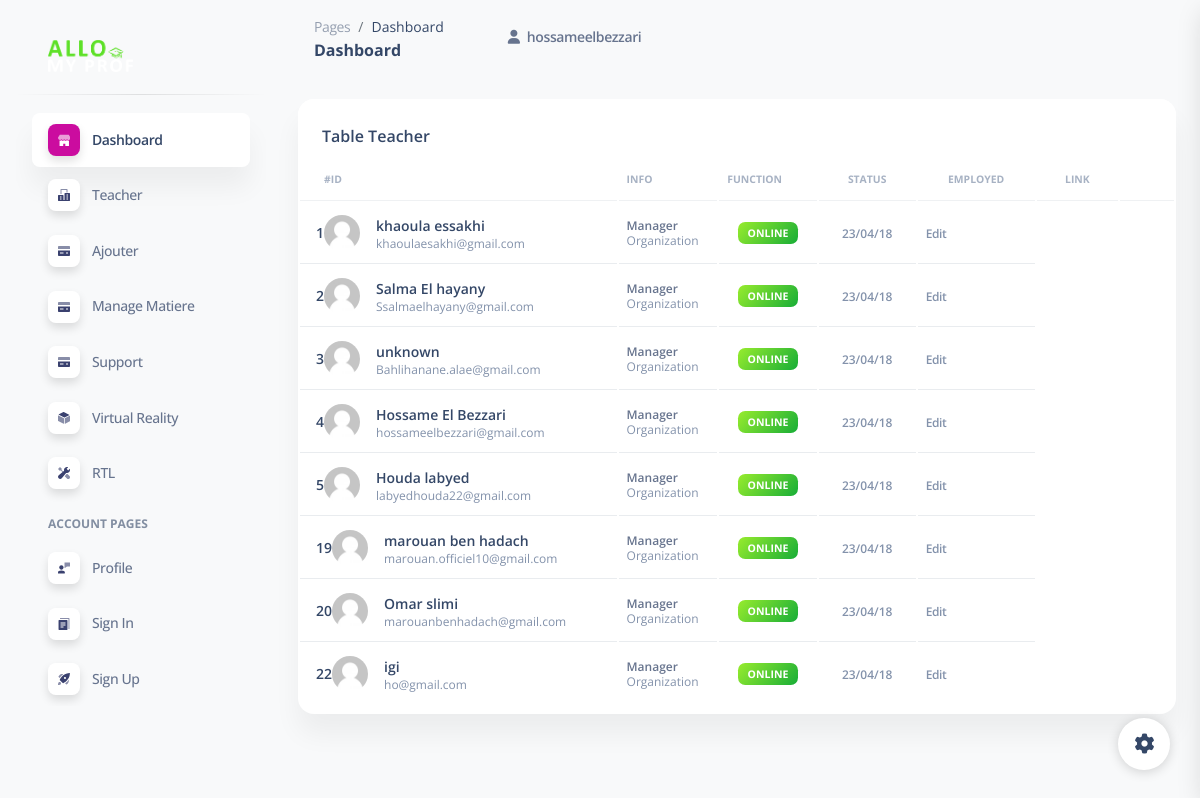
/Ajouter.php (signed in), run on the app's committed database.
### tables this page shows
CREATE TABLE `teacher` (
  `id_teacher` int(11) NOT NULL,
  `email` varchar(200) NOT NULL,
  `password` varchar(200) NOT NULL,
  `date` date NOT NULL DEFAULT current_timestamp(),
  `time` time NOT NULL DEFAULT current_timestamp(),
  `id_ville` int(11) DEFAULT NULL,
  `id_country` int(11) DEFAULT NULL,
  `xs` text NOT NULL
);

CREATE TABLE `infoteacher` (
  `id_teacher` int(11) NOT NULL,
  `fullname` varchar(200) NOT NULL,
  `description` varchar(200) NOT NULL,
  `price` double NOT NULL,
  `tel` varchar(100) NOT NULL
);

### class/function/admin.php (called while the page is built, shortened)
<?php
    function GetAdmin($id){
        include 'configure/database.php';
        $select = $database->prepare("SELECT * FROM admin WHERE id_admin = '$id'");
        $select->execute();
        return $select->fetch();
    }
?>

### class/function/teacher.php (called while the page is built, shortened)
<?php
    function GetInfoTeacher($id){
        include 'configure/database.php';
        $select = $database->prepare("SELECT * FROM infoteacher WHERE id_teacher = '$id'");
        $select->execute();
        return $select->fetch();
    }
    function GetAccountTeacher(){
        include 'configure/database.php';
        $select = $database->prepare("SELECT * FROM teacher");
        $select->execute();
        return $select->fetchAll();
    }
?>

### Ajouter.php (the view, shortened to what this page needs)
<!DOCTYPE html>
<html lang="en">
<head>
  <link href="dashboard/assets/css/nucleo-icons.css" rel="stylesheet" />
  <link href="dashboard/assets/css/nucleo-svg.css" rel="stylesheet" />
  <link href="dashboard/assets/css/nucleo-svg.css" rel="stylesheet" />
  <link id="pagestyle" href="dashboard/assets/css/soft-ui-dashboard.css?v=1.0.4" rel="stylesheet" />
</head>
<body class="g-sidenav-show  bg-gray-100">
  <?php include 'dashboard/includes/elements/sidebar.php';?>
  <main class="main-content position-relative max-height-vh-100 h-100 border-radius-lg ">
  <?php include 'dashboard/includes/elements/navbare.php';?>
    <div class="container-fluid py-4">
      <div class="row">
        <div class="col-12">
          <div class="card mb-4">
            <div class="card-header pb-0">
              <h6>Table Teacher</h6>
            </div>
            <div class="card-body px-0 pt-0 pb-2">
              <div class="table-responsive p-0">
                <table class="table align-items-center mb-0">
                  <thead>
                    <tr>
                      <th class="text-uppercase text-secondary text-xxs font-weight-bolder opacity-7">#Id</th>
                      <th class="text-uppercase text-secondary text-xxs font-weight-bolder opacity-7 ps-2">Info</th>
                      <th class="text-uppercase text-secondary text-xxs font-weight-bolder opacity-7 ps-2">Function</th>
                      <th class="text-center text-uppercase text-secondary text-xxs font-weight-bolder opacity-7">Status</th>
                      <th class="text-center text-uppercase text-secondary text-xxs font-weight-bolder opacity-7">Employed</th>
                      <th class="text-center text-uppercase text-secondary text-xxs font-weight-bolder opacity-7">Link</th>
                      <th class="text-secondary opacity-7"></th>
                    </tr>
                  </thead>
                  <tbody>
                    <?php
                        foreach(GetAccountTeacher() as $Info){ ?>
                    <tr>
                      <td>
                        <div class="d-flex px-2 py-1">
                        <div class="d-flex flex-column justify-content-center">
                            <h6 class="mb-0 text-sm"><?php echo $Info['id_teacher'];?></h6>
                          </div>
                          <div>
                            <img src="assets\upload\images\imagesAno.png" class="avatar avatar-sm me-3" alt="user1">
                          </div>
                          <div class="d-flex flex-column justify-content-center">
                            <h6 class="mb-0 text-sm"><?php if(!empty(GetInfoTeacher($Info['id_teacher'])['fullname'])){ echo GetInfoTeacher($Info['id_teacher'])['fullname'];}else{echo 'unknown';} ?></h6>
                            <p class="text-xs text-secondary mb-0"><?php echo $Info['email'];?></p>
                          </div>
                        </div>
                      </td>
                      <td>
                        <p class="text-xs font-weight-bold mb-0">Manager</p>
                        <p class="text-xs text-secondary mb-0">Organization</p>
                      </td>
                      <td class="align-middle text-center text-sm">
                        <span class="badge badge-sm bg-gradient-success">Online</span>
                      </td>
                      <td class="align-middle text-center">
                        <span class="text-secondary text-xs font-weight-bold">23/04/18</span>
                      </td>
                      <td class="align-middle">
                        <a href="javascript:;" class="text-secondary font-weight-bold text-xs" data-toggle="tooltip" data-original-title="Edit user">
                          Edit
                        </a>
                      </td>
                    </tr>
                        <?php }
                      ?>
                  </tbody>
                </table>
              </div>
            </div>
          </div>
        </div>
      </div>
    </div>
  </main>
  <div class="fixed-plugin">
    <a class="fixed-plugin-button text-dark position-fixed px-3 py-2">
      <i class="fa fa-cog py-2"> </i>
    </a>
  </div>
</body>
</html>

### dashboard/includes/elements/sidebar.php (shortened to what this page needs)
<aside class="sidenav navbar navbar-vertical navbar-expand-xs border-0 border-radius-xl my-3 fixed-start ms-3 " id="sidenav-main">
    <div class="sidenav-header">
        <a class="navbar-brand m-0" href=" https://demos.creative-tim.com/soft-ui-dashboard/pages/dashboard.html " target="_blank">
            <img src="assets\images\material\LOGO.png" class="navbar-brand-img h-100" alt="main_logo">
        </a>
    </div>
    <hr class="horizontal dark mt-0">
    <div class="collapse navbar-collapse  w-auto " id="sidenav-collapse-main">
        <ul class="navbar-nav">
        <li class="nav-item">
            <a class="nav-link  active" href="dashboard.php">
            <div class="icon icon-shape icon-sm shadow border-radius-md bg-white text-center me-2 d-flex align-items-center justify-content-center">
            </div>
            <span class="nav-link-text ms-1">Dashboard</span>
            </a>
        </li>
        <li class="nav-item">
            <a class="nav-link  " href="tables-users">
            <div class="icon icon-shape icon-sm shadow border-radius-md bg-white text-center me-2 d-flex align-items-center justify-content-center">
            </div>
            <span class="nav-link-text ms-1">Teacher</span>
            </a>
        </li>
        <li class="nav-item">
            <a class="nav-link  " href="ajouter">
            <div class="icon icon-shape icon-sm shadow border-radius-md bg-white text-center me-2 d-flex align-items-center justify-content-center">
            </div>
            <span class="nav-link-text ms-1">Ajouter</span>
            </a>
        </li>
        <li class="nav-item">
            <a class="nav-link" href="Manage_Matiere">
            <div class="icon icon-shape icon-sm shadow border-radius-md bg-white text-center me-2 d-flex align-items-center justify-content-center">
            </div>
            <span class="nav-link-text ms-1">Manage Matiere</span>
            </a>
        </li>
        <li class="nav-item">
            <a class="nav-link" href="admin-support">
            <div class="icon icon-shape icon-sm shadow border-radius-md bg-white text-center me-2 d-flex align-items-center justify-content-center">
            </div>
            <span class="nav-link-text ms-1">Support</span>
            </a>
        </li>
        <li class="nav-item">
            <a class="nav-link  " href="#">
            <div class="icon icon-shape icon-sm shadow border-radius-md bg-white text-center me-2 d-flex align-items-center justify-content-center">
            </div>
            <span class="nav-link-text ms-1">Virtual Reality</span>
            </a>
        </li>
        <li class="nav-item">
            <a class="nav-link  " href="../pages/rtl.html">
            <div class="icon icon-shape icon-sm shadow border-radius-md bg-white text-center me-2 d-flex align-items-center justify-content-center">
            </div>
            <span class="nav-link-text ms-1">RTL</span>
            </a>
        </li>
        <li class="nav-item mt-3">
            <h6 class="ps-4 ms-2 text-uppercase text-xs font-weight-bolder opacity-6">Account pages</h6>
        </li>
        <li class="nav-item">
            <a class="nav-link  " href="../pages/profile.html">
            <div class="icon icon-shape icon-sm shadow border-radius-md bg-white text-center me-2 d-flex align-items-center justify-content-center">
            </div>
            <span class="nav-link-text ms-1">Profile</span>
            </a>
        </li>
        <li class="nav-item">
            <a class="nav-link  " href="../pages/sign-in.html">
            <div class="icon icon-shape icon-sm shadow border-radius-md bg-white text-center me-2 d-flex align-items-center justify-content-center">
            </div>
            <span class="nav-link-text ms-1">Sign In</span>
            </a>
        </li>
        <li class="nav-item">
            <a class="nav-link  " href="../pages/sign-up.html">
            <div class="icon icon-shape icon-sm shadow border-radius-md bg-white text-center me-2 d-flex align-items-center justify-content-center">
            </div>
            <span class="nav-link-text ms-1">Sign Up</span>
            </a>
        </li>
        </ul>
    </div>
</aside>

### dashboard/includes/elements/navbare.php
<nav class="navbar navbar-main navbar-expand-lg px-0 mx-4 shadow-none border-radius-xl" id="navbarBlur" navbar-scroll="true">
    <div class="container-fluid py-1 px-3">
    <nav aria-label="breadcrumb">
        <ol class="breadcrumb bg-transparent mb-0 pb-0 pt-1 px-0 me-sm-6 me-5">
        <li class="breadcrumb-item text-sm"><a class="opacity-5 text-dark" href="javascript:;">Pages</a></li>
        <li class="breadcrumb-item text-sm text-dark active" aria-current="page">Dashboard</li>
        </ol>
        <h6 class="font-weight-bolder mb-0">Dashboard</h6>
    </nav>
    <div class="collapse navbar-collapse mt-sm-0 mt-2 me-md-0 me-sm-4" id="navbar">
        <ul class="navbar-nav  justify-content-end">
            <li class="nav-item d-flex align-items-center">
                <a href="javascript:;" class="nav-link text-body font-weight-bold px-0">
                <i class="fa fa-user me-sm-1"></i>
                <span class="d-sm-inline d-none"><?php echo GetAdmin($_COOKIE['id_admin'])['fullname'];?></span>
                </a>
            </li>
        </ul>
    </div>
    </div>
</nav>

### dashboard/assets/css/nucleo-svg.css (style rules this page uses)
.icon { display: inline-block; color: #111111; height: 1em; width: 1em; }
.icon-sm { height: 0.8em; width: 0.8em; }
.icon { fill: currentColor; stroke: none; }

### data on the page
teacher: id_teacher "1", id_teacher.fullname "khaoula essakhi", email "khaoulaesakhi@gmail.com"
teacher: id_teacher "2", id_teacher.fullname "Salma El hayany", email "Ssalmaelhayany@gmail.com"
teacher: id_teacher "3", shows "unknown", email "Bahlihanane.alae@gmail.com"
teacher: id_teacher "4", id_teacher.fullname "Hossame El Bezzari", email "hossameelbezzari@gmail.com"
teacher: id_teacher "5", id_teacher.fullname "Houda labyed", email "labyedhouda22@gmail.com"
teacher: id_teacher "19", id_teacher.fullname "marouan ben hadach", email "marouan.officiel10@gmail.com"
teacher: id_teacher "20", id_teacher.fullname "Omar slimi", email "marouanbenhadach@gmail.com"
teacher: id_teacher "22", id_teacher.fullname "igi", email "ho@gmail.com"

### other printed values
GetAdmin($_COOKIE['id_admin'])['fullname'] "hossameelbezzari"
